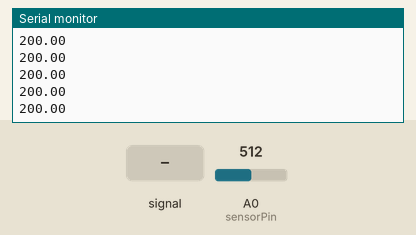
A sketch run on a simulated Arduino Uno, built with avr-gcc and run on an emulated ATmega328P. Shown: the last lines printed to the serial monitor. Inputs (shaded band) come from the test bench; at power-on: A0 (sensorPin) = 512.

Above: at 1.2 s.
1.3 s: A0 (sensorPin) fed a 200 Hz sine of ±81 counts around its level
At 1.57 s:
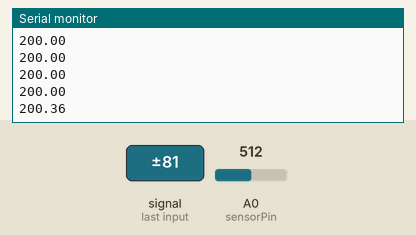
2.8 s: A0 (sensorPin) set to 716
At 2.84 s:
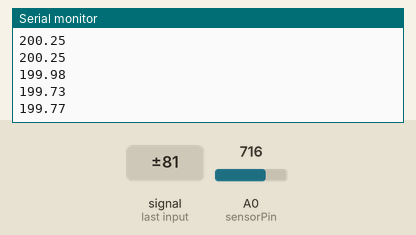
4.3 s: A0 (sensorPin) fed a 1000 Hz sine of ±255 counts around its level
At 4.59 s:
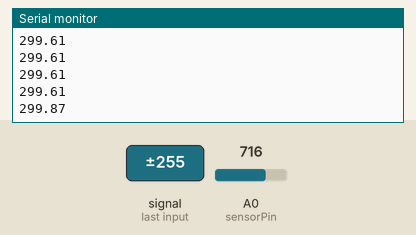
5.8 s: A0 (sensorPin) set to 900
At 5.86 s:
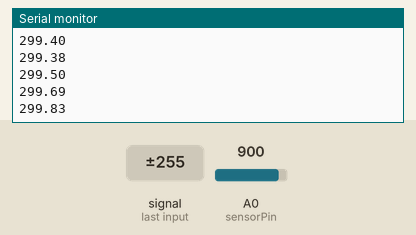
Timing chart, 0 to 8.3 s (numbered marks = the images above; inputs shaded):
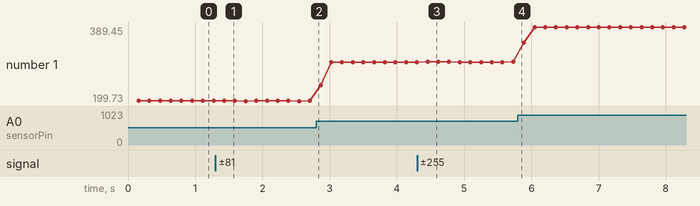

The sketch:

TemperatureGauge.ino
```cpp
const int sensorPin = A0;
const float baselineTemp = 20.0;

//delcare the sensor value, voltage and
//temperature before they are used
int sensorVal, temp_count;
int max_count = 1000;
float voltage, temperature, total_temp;

void setup() {
  Serial.begin(9600);
  temp_count = 0;

  while(!Serial) {

  }
}

void loop() {
  //read sensor value and convert it to celsius
  sensorVal = analogRead(sensorPin);
  temperature = (((sensorVal / 1024.0) * 5.0) - 0.5) * 100;

  //add temperature up to total_temp and increment temp_count
  total_temp += temperature;
  temp_count++;

  //calculate average over many measurements
  //this makes readings much more reliable
  if (temp_count==max_count) {
    Serial.println(total_temp/temp_count);
    temp_count = 0;
    total_temp = 0;
  }

}
```

Measured:
- after the input at 1.3 s, the serial monitor: prints a new line after 0.13 s (image 1)
- after the input at 4.3 s, the serial monitor: prints a new line after 0.16 s (image 3)
- plotted number 1: 200 → 199.77 after the input at 1.3 s, 199.77 → 299.61 after the input at 2.8 s, 299.61 → 299.83 after the input at 4.3 s, 299.83 → 389.45 after the input at 5.8 s
